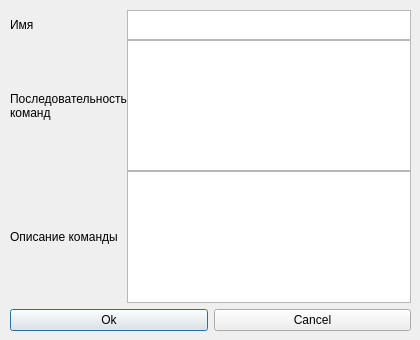
<?xml version="1.0" encoding="UTF-8"?>
<ui version="4.0">
 <class>newCommandWindow</class>
 <widget class="QDialog" name="newCommandWindow">
  <property name="geometry">
   <rect>
    <x>0</x>
    <y>0</y>
    <width>420</width>
    <height>340</height>
   </rect>
  </property>
  <property name="minimumSize">
   <size>
    <width>420</width>
    <height>340</height>
   </size>
  </property>
  <property name="maximumSize">
   <size>
    <width>419</width>
    <height>340</height>
   </size>
  </property>
  <property name="windowTitle">
   <string>New Command</string>
  </property>
  <widget class="QWidget" name="verticalLayoutWidget">
   <property name="geometry">
    <rect>
     <x>10</x>
     <y>10</y>
     <width>401</width>
     <height>321</height>
    </rect>
   </property>
   <layout class="QVBoxLayout" name="verticalLayout">
    <item>
     <layout class="QGridLayout" name="gridLayout">
      <property name="sizeConstraint">
       <enum>QLayout::SetMinAndMaxSize</enum>
      </property>
      <property name="leftMargin">
       <number>0</number>
      </property>
      <property name="topMargin">
       <number>0</number>
      </property>
      <property name="rightMargin">
       <number>0</number>
      </property>
      <property name="bottomMargin">
       <number>0</number>
      </property>
      <property name="spacing">
       <number>0</number>
      </property>
      <item row="4" column="1">
       <widget class="QPlainTextEdit" name="plainTextEdit_3"/>
      </item>
      <item row="4" column="0">
       <widget class="QLabel" name="label_3">
        <property name="text">
         <string>Описание команды</string>
        </property>
       </widget>
      </item>
      <item row="3" column="1">
       <widget class="QPlainTextEdit" name="plainTextEdit_2"/>
      </item>
      <item row="3" column="0">
       <widget class="QLabel" name="label">
        <property name="text">
         <string>Последовательность команд</string>
        </property>
        <property name="wordWrap">
         <bool>true</bool>
        </property>
       </widget>
      </item>
      <item row="2" column="1">
       <widget class="QPlainTextEdit" name="plainTextEdit">
        <property name="minimumSize">
         <size>
          <width>0</width>
          <height>30</height>
         </size>
        </property>
        <property name="maximumSize">
         <size>
          <width>16777215</width>
          <height>30</height>
         </size>
        </property>
       </widget>
      </item>
      <item row="2" column="0">
       <widget class="QLabel" name="label_2">
        <property name="maximumSize">
         <size>
          <width>16777215</width>
          <height>30</height>
         </size>
        </property>
        <property name="text">
         <string>Имя</string>
        </property>
       </widget>
      </item>
     </layout>
    </item>
    <item>
     <layout class="QHBoxLayout" name="horizontalLayout_5">
      <item>
       <widget class="QPushButton" name="Ok_button">
        <property name="text">
         <string>Ok</string>
        </property>
       </widget>
      </item>
      <item>
       <widget class="QPushButton" name="Cancel_Button">
        <property name="text">
         <string>Cancel</string>
        </property>
       </widget>
      </item>
     </layout>
    </item>
   </layout>
  </widget>
 </widget>
 <resources/>
 <connections/>
</ui>
